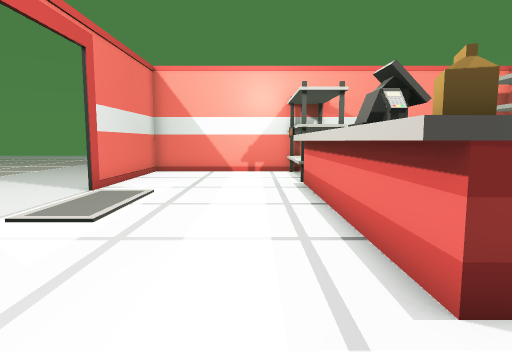
View 1 (above)

13 first-person views from a walk through a Unity game level. The camera is 1.3 m above the floor, tilts 6° down and sees 75° across. The floor is counted in squares, 1 m on a side. Each view is taken from the middle of a square. On the plan, view 1 faces up. The plan holds only what a view shows up to about 14 squares ahead; the rest is blank. The place goes on beyond the plan. The player is left out.

View 2
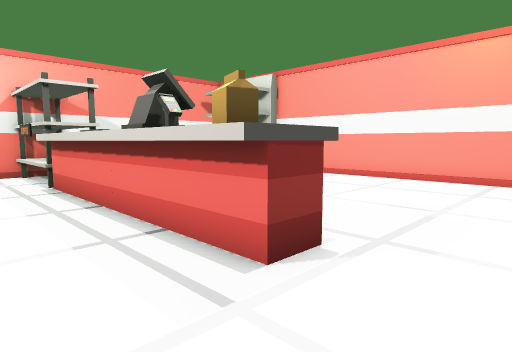

View 3
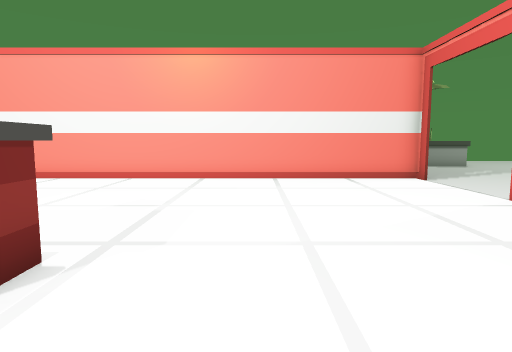

View 4
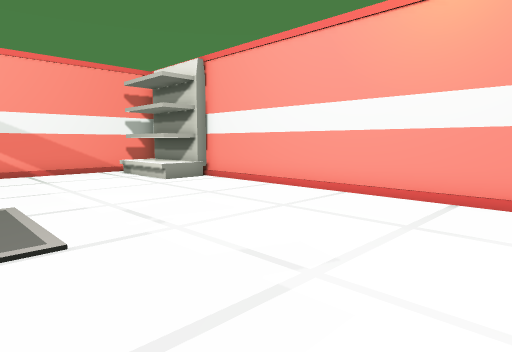

View 5
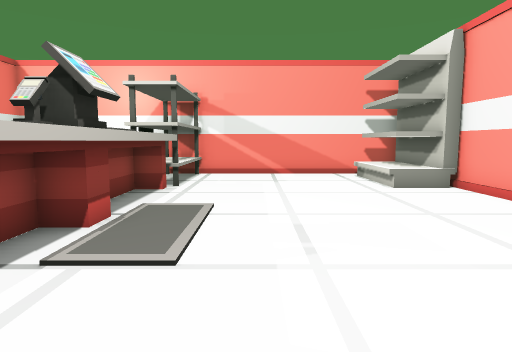

View 6
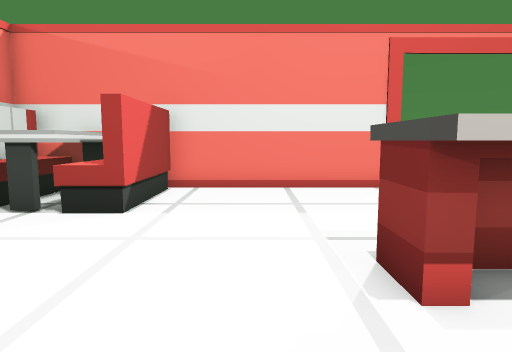

View 7
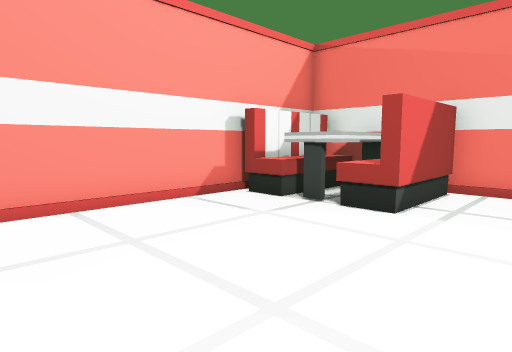

View 8
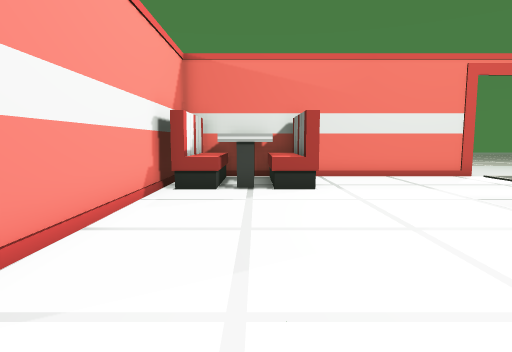

View 9
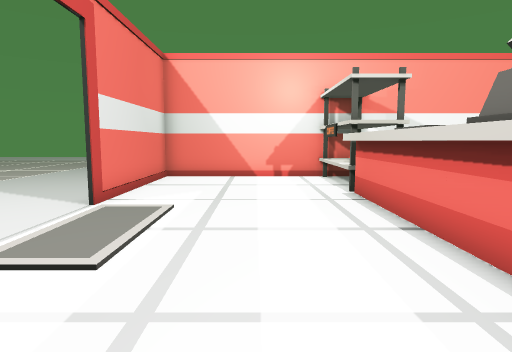

View 10
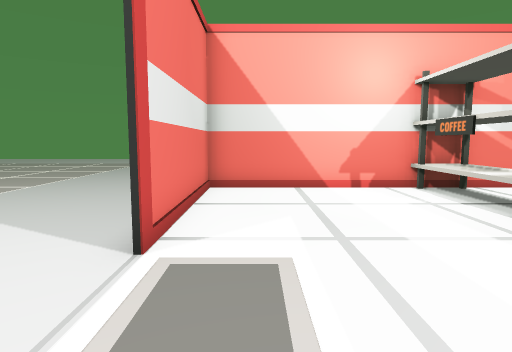

View 11
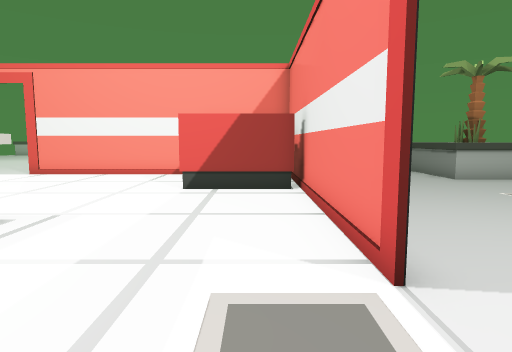

View 12
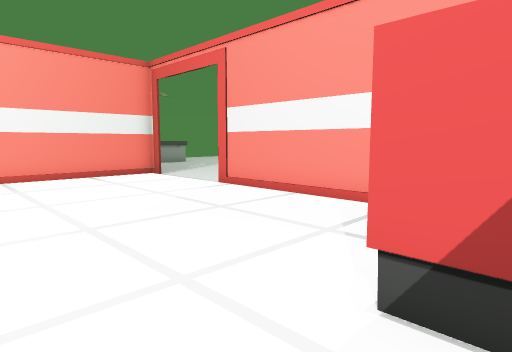

View 13
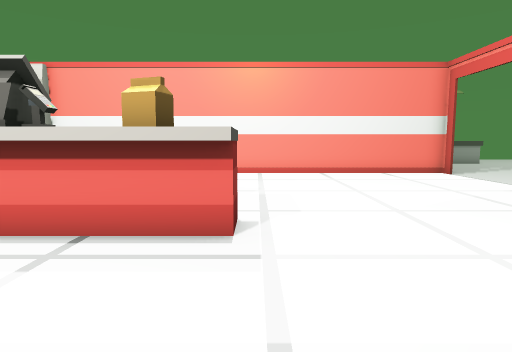

### Floor plan
Key: @ floor where view 1 was taken; # wall or solid block; . floor; S shelf; C counter; R cash register; B bag; O other object.
Columns run from 13 left of view 1 to 13 right of it. Each row starts with its distance up from view 1.
 19 .....
 18 ......
 17  .....
 16   .....
 15   .....
 14    ..... #####SSS########
 13    ..... #....SSS.....SS
 12     .... #....SSS.....SS
 11      ....#....SSS.....SS
 10      ....#....CCC.......S
  9       ...#....CCC.......#
  8        .......CCC.......#
  7        .......CCC.......#
  6        .......CRR.......#
  5        ..#....CRC.......#
  4        ..#....CBC.......#
  3       ...#....CBC.......#
  2      ... #.....C........#
  1     .... #..............#
  0     ...  #...@..........#
 -1    ....  OOOO...........#
 -2   ....   OOOO...........#
 -3  .....   OOOO...........#
 -4  OOO.    OOOO...........#
 -5  OOO.    OOOO...........#
 -6 OOOO      ##########...##
 -7                      .....
 -8                       .....
 -9                         ...
-10                          ..

Where each view was taken, in squares from view 1:
view 1: 0 up, 0 right, facing up
view 2: 0 up, 1 left, facing up-right
view 3: 0 up, 1 left, facing right
view 4: 0 up, 3 right, facing up-right
view 5: 1 up, 5 right, facing up
view 6: 1 up, 5 right, facing left
view 7: 1 up, 5 right, facing down-left
view 8: 3 down, 8 right, facing left
view 9: 2 up, 1 left, facing up
view 10: 5 up, 3 left, facing up
view 11: 8 up, 3 left, facing down
view 12: 1 up, 2 left, facing down-right
view 13: 2 up, 3 left, facing right
